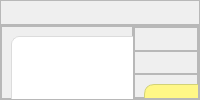
      <widget class="QWidget" name="Personal_Velada">
       <layout class="QVBoxLayout" name="verticalLayout_6" stretch="1,3">
        <property name="spacing">
         <number>0</number>
        </property>
        <property name="leftMargin">
         <number>0</number>
        </property>
        <property name="topMargin">
         <number>0</number>
        </property>
        <property name="rightMargin">
         <number>0</number>
        </property>
        <property name="bottomMargin">
         <number>0</number>
        </property>
        <item>
         <widget class="QFrame" name="fr_encabezado_3">
          <property name="frameShape">
           <enum>QFrame::StyledPanel</enum>
          </property>
          <property name="frameShadow">
           <enum>QFrame::Raised</enum>
          </property>
          <widget class="QLabel" name="label_11">
           <property name="geometry">
            <rect>
             <x>420</x>
             <y>40</y>
             <width>381</width>
             <height>31</height>
            </rect>
           </property>
           <property name="font">
            <font>
             <family>Poppins</family>
             <pointsize>22</pointsize>
             <bold>true</bold>
            </font>
           </property>
           <property name="text">
            <string>PERSONAL DE VELADA</string>
           </property>
          </widget>
          <widget class="QLabel" name="label_12">
           <property name="geometry">
            <rect>
             <x>30</x>
             <y>10</y>
             <width>161</width>
             <height>81</height>
            </rect>
           </property>
           <property name="text">
            <string/>
           </property>
           <property name="pixmap">
            <pixmap>../assets/logo-levapan.png</pixmap>
           </property>
           <property name="scaledContents">
            <bool>true</bool>
           </property>
          </widget>
         </widget>
        </item>
        <item>
         <widget class="QFrame" name="frame_16">
          <property name="frameShape">
           <enum>QFrame::StyledPanel</enum>
          </property>
          <property name="frameShadow">
           <enum>QFrame::Raised</enum>
          </property>
          <layout class="QHBoxLayout" name="horizontalLayout_7" stretch="2,1">
           <property name="spacing">
            <number>0</number>
           </property>
           <property name="leftMargin">
            <number>0</number>
           </property>
           <property name="topMargin">
            <number>0</number>
           </property>
           <property name="rightMargin">
            <number>0</number>
           </property>
           <property name="bottomMargin">
            <number>0</number>
           </property>
           <item>
            <widget class="QFrame" name="frame_17">
             <property name="frameShape">
              <enum>QFrame::StyledPanel</enum>
             </property>
             <property name="frameShadow">
              <enum>QFrame::Raised</enum>
             </property>
             <widget class="QTableView" name="tb_velada">
              <property name="geometry">
               <rect>
                <x>10</x>
                <y>10</y>
                <width>541</width>
                <height>321</height>
               </rect>
              </property>
              <property name="styleSheet">
               <string notr="true">QTableView {

    background-color: #ffffff;
    border: 1px solid #dcdcdc;
    border-radius: 8px;

    gridline-color: #e6e6e6;

    font-size: 12px;
    color: #2b2b2b;

    selection-background-color: #2563eb;
    selection-color: white;

    alternate-background-color: #f8fafc;
}

/* ENCABEZADOS */

QHeaderView::section {

    background-color: #1e293b;
    color: white;

    padding: 8px;

    border: none;

    font-size: 12px;
    font-weight: bold;
}

/* FILAS */

QTableView::item {

    padding: 6px;
    border-bottom: 1px solid #f0f0f0;
}

/* HOVER */

QTableView::item:hover {

    background-color: #dbeafe;
    color: black;
}

/* CELDA SELECCIONADA */

QTableView::item:selected {

    background-color: #2563eb;
    color: white;
}

/* SCROLLBAR VERTICAL */

QScrollBar:vertical {

    background: #f1f5f9;
    width: 12px;
    margin: 0px;
    border-radius: 6px;
}

QScrollBar::handle:vertical {

    background: #94a3b8;
    min-height: 25px;
    border-radius: 6px;
}

QScrollBar::handle:vertical:hover {

    background: #64748b;
}

/* SCROLLBAR HORIZONTAL */

QScrollBar:horizontal {

    background: #f1f5f9;
    height: 12px;
    margin: 0px;
    border-radius: 6px;
}

QScrollBar::handle:horizontal {

    background: #94a3b8;
    min-width: 25px;
    border-radius: 6px;
}

QScrollBar::handle:horizontal:hover {

    background: #64748b;
}

/* OCULTAR BOTONES */

QScrollBar::add-line,
QScrollBar::sub-line {

    border: none;
    background: none;
}</string>
              </property>
             </widget>
            </widget>
           </item>
           <item>
            <widget class="QFrame" name="frame_18">
             <property name="frameShape">
              <enum>QFrame::StyledPanel</enum>
             </property>
             <property name="frameShadow">
              <enum>QFrame::Raised</enum>
             </property>
             <layout class="QVBoxLayout" name="verticalLayout_7">
              <property name="spacing">
               <number>0</number>
              </property>
              <property name="leftMargin">
               <number>0</number>
              </property>
              <property name="topMargin">
               <number>0</number>
              </property>
              <property name="rightMargin">
               <number>0</number>
              </property>
              <property name="bottomMargin">
               <number>0</number>
              </property>
              <item>
               <widget class="QFrame" name="frame_19">
                <property name="frameShape">
                 <enum>QFrame::StyledPanel</enum>
                </property>
                <property name="frameShadow">
                 <enum>QFrame::Raised</enum>
                </property>
                <widget class="QLabel" name="label_15">
                 <property name="geometry">
                  <rect>
                   <x>20</x>
                   <y>20</y>
                   <width>211</width>
                   <height>31</height>
                  </rect>
                 </property>
                 <property name="font">
                  <font>
                   <family>Poppins</family>
                   <pointsize>10</pointsize>
                   <bold>true</bold>
                  </font>
                 </property>
                 <property name="text">
                  <string>Nombre/Codigo Operador:</string>
                 </property>
                </widget>
                <widget class="QLineEdit" name="buscar_archivo_vl">
                 <property name="enabled">
                  <bool>true</bool>
                 </property>
                 <property name="geometry">
                  <rect>
                   <x>30</x>
                   <y>60</y>
                   <width>231</width>
                   <height>31</height>
                  </rect>
                 </property>
                 <property name="styleSheet">
                  <string notr="true">QLineEdit{
border: None;
background-color:white;
border-bottom: 2px solid blue;
}</string>
                 </property>
                </widget>
               </widget>
              </item>
              <item>
               <widget class="QFrame" name="frame_20">
                <property name="frameShape">
                 <enum>QFrame::StyledPanel</enum>
                </property>
                <property name="frameShadow">
                 <enum>QFrame::Raised</enum>
                </property>
                <widget class="QDateEdit" name="dt_velada_fecha">
                 <property name="geometry">
                  <rect>
                   <x>30</x>
                   <y>60</y>
                   <width>110</width>
                   <height>31</height>
                  </rect>
                 </property>
                 <property name="styleSheet">
                  <string notr="true">QDateEdit {
    background-color: #2b2b2b;
    color: white;
    border: 1px solid #444;
    padding: 5px;
}


/* Mes y año */
QCalendarWidget QToolButton {
    color: black;
    background-color: white;
    font-size: 12px;
    font-weight: bold;
    border: none;
}


/* Días */
QCalendarWidget QSpinBox {
    color: black;
    background: white;
    selection-background-color: #2ecc71;
    selection-color: white;
}
/* Selección */
QCalendarWidget QAbstractItemView:enabled {
    color: black;
    background-color: white;
    selection-background-color: #2ecc71;
    selection-color: white;
}
</string>
                 </property>
                 <property name="wrapping">
                  <bool>false</bool>
                 </property>
                 <property name="buttonSymbols">
                  <enum>QAbstractSpinBox::UpDownArrows</enum>
                 </property>
                 <property name="keyboardTracking">
                  <bool>true</bool>
                 </property>
                 <property name="dateTime">
                  <datetime>
                   <hour>20</hour>
                   <minute>0</minute>
                   <second>0</second>
                   <year>2026</year>
                   <month>1</month>
                   <day>1</day>
                  </datetime>
                 </property>
                 <property name="calendarPopup">
                  <bool>true</bool>
                 </property>
                </widget>
                <widget class="QLabel" name="label_16">
                 <property name="geometry">
                  <rect>
                   <x>20</x>
                   <y>20</y>
                   <width>141</width>
                   <height>31</height>
                  </rect>
                 </property>
                 <property name="font">
                  <font>
                   <family>Poppins</family>
                   <pointsize>10</pointsize>
                   <bold>true</bold>
                  </font>
                 </property>
                 <property name="text">
                  <string>Fecha de Busqueda:</string>
                 </property>
                </widget>
                <widget class="QPushButton" name="btn_buscar_vl">
                 <property name="geometry">
                  <rect>
                   <x>160</x>
                   <y>50</y>
                   <width>101</width>
                   <height>41</height>
                  </rect>
                 </property>
                 <property name="styleSheet">
                  <string notr="true">QPushButton {
    background-color: rgb(243, 156, 18);
    color: black;
    border: none;
    border-radius: 10px;
    padding: 10px;
    font-weight: 600;
}

QPushButton:hover {
    background-color: rgb(211, 84, 0);
}

QPushButton:pressed {
    background-color: rgb(186, 74, 0);
}</string>
                 </property>
                 <property name="text">
                  <string>BUSCAR</string>
                 </property>
                </widget>
               </widget>
              </item>
              <item>
               <widget class="QFrame" name="frame_21">
                <property name="frameShape">
                 <enum>QFrame::StyledPanel</enum>
                </property>
                <property name="frameShadow">
                 <enum>QFrame::Raised</enum>
                </property>
                <widget class="QPushButton" name="btn_eliminar">
                 <property name="geometry">
                  <rect>
                   <x>150</x>
                   <y>10</y>
                   <width>101</width>
                   <height>41</height>
                  </rect>
                 </property>
                 <property name="styleSheet">
                  <string notr="true">QPushButton#btn_eliminar {
    background-color: #e74c3c;
    color: black;
    border: none;
    border-radius: 10px;
    padding: 10px;
    font-weight: 600;
}

QPushButton#btn_eliminar:hover {
    background-color: #cb4335;
}

QPushButton#btn_eliminar:pressed {
    background-color: #a93226;
}</string>
                 </property>
                 <property name="text">
                  <string>RECARGAR</string>
                 </property>
                </widget>
                <widget class="QPushButton" name="btn_guardar_vl">
                 <property name="geometry">
                  <rect>
                   <x>10</x>
                   <y>10</y>
                   <width>101</width>
                   <height>41</height>
                  </rect>
                 </property>
                 <property name="styleSheet">
                  <string notr="true">QPushButton {
    background-color: rgb(255, 247, 135);
    color: rgb(40, 40, 40);
    border: 1px solid rgb(210, 210, 120);
    border-radius: 10px;
    padding: 10px;
    font-weight: 600;
}

QPushButton:hover {
    background-color: rgb(240, 230, 110);
}

QPushButton:pressed {
    background-color: rgb(193, 193, 96);
    padding-left: 11px;
    padding-top: 11px;
}</string>
                 </property>
                 <property name="text">
                  <string>GUARDAR</string>
                 </property>
                </widget>
                <widget class="QPushButton" name="btn_crear_op_2">
                 <property name="geometry">
                  <rect>
                   <x>80</x>
                   <y>60</y>
                   <width>101</width>
                   <height>41</height>
                  </rect>
                 </property>
                 <property name="styleSheet">
                  <string notr="true">QPushButton {
    background-color: rgb(46, 204, 113);
    color: black;
    border: 1px solid rgb(39, 174, 96);
    border-radius: 12px;
    padding: 10px;
    font-weight: bold;
}

QPushButton:hover {
    background-color: rgb(39, 174, 96);
}

QPushButton:pressed {
    background-color: rgb(30, 132, 73);
    padding-left: 11px;
    padding-top: 11px;
}</string>
                 </property>
                 <property name="text">
                  <string>CREAR</string>
                 </property>
                </widget>
               </widget>
              </item>
             </layout>
            </widget>
           </item>
          </layout>
         </widget>
        </item>
       </layout>
      </widget>
